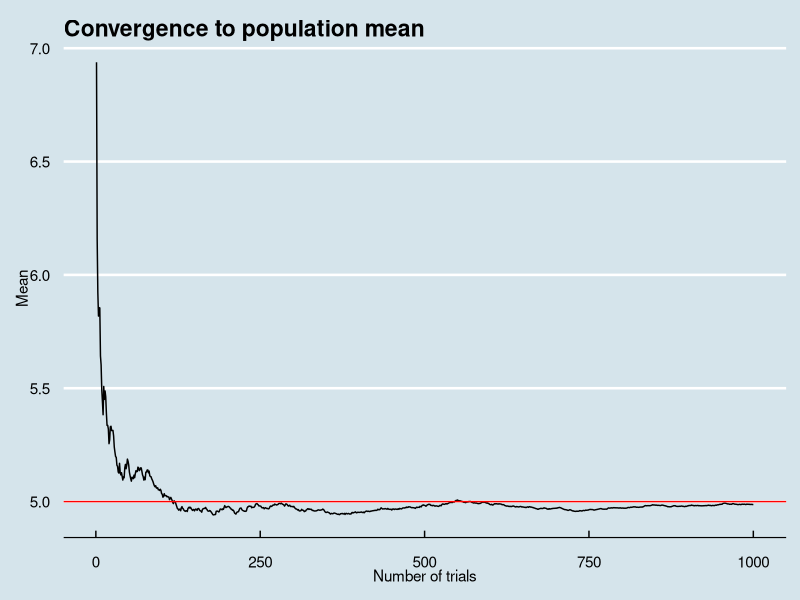
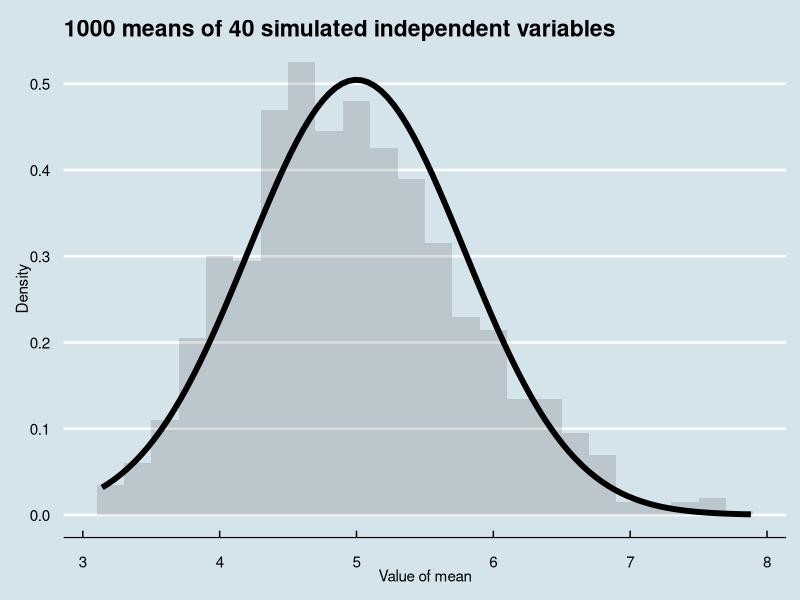

Write R code to recreate these figures, in order.
## ---- chunk 1
library("ggplot2")
library("ggthemes")
## ---- chunk 2
# Set the pseudo-random seed and name the constants given in the question.
set.seed(42)
l=0.2
SS=40
nosim=1000
## ---- chunk 3
obs <- matrix(rexp(SS*nosim,l), nosim) # nosim rows of SS observations
sims <- apply(obs,1,mean)
## ---- chunk 4
means <- cumsum(sims)/(1:nosim)
df <- data.frame(x=1:nosim, y=means)
g <- ggplot(df, aes(x = x, y = y)) + theme_economist() + geom_line()
g <- g + geom_hline(yintercept = 5, col="red")
g <- g + xlab("Number of trials") +
  ylab("Mean") +
  ggtitle("Convergence to population mean") +
  theme_economist()
g
## ---- chunk 5
df3 <- data.frame(x=sims)
dnormSims <- function (x) { dnorm(x, mean=5, sd=5/sqrt(40)) }
g <- ggplot(df3, aes(x = x))
g <- g + geom_histogram(binwidth=0.2, alpha=0.2, aes(y = ..density..)) 
g <- g + stat_function(fun = dnormSims, size = 2)
g <- g + theme_economist() + 
  xlab("Value of mean") +
  ylab("Density") +
  ggtitle(paste0(nosim, " means of ", SS, " simulated independent variables"))
g
